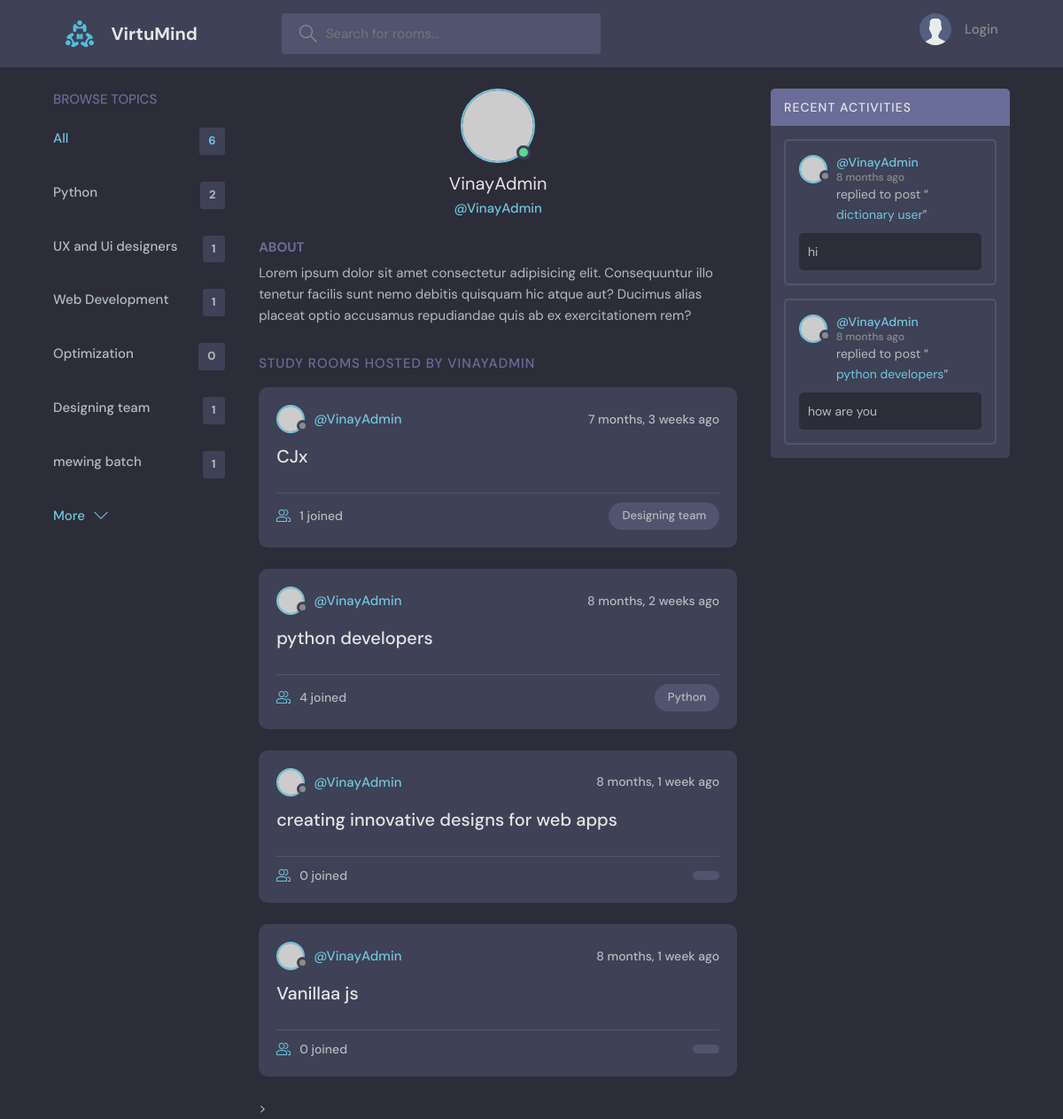
The app's page /profile/1 with its own data.
### base/models.py (models this page shows, shortened)
class Topic(models.Model):
    name= models.CharField(max_length=200)

class Room(models.Model):
    host= models.ForeignKey(User, on_delete=models.SET_NULL, null=True)
    topic= models.ForeignKey(Topic, on_delete=models.SET_NULL, null=True)
    name= models.CharField(max_length=200)
    description= models.TextField(null=True)
    participants= models.ManyToManyField(User, related_name='participants', blank=True)
    updated= models.DateTimeField(auto_now=True)
    created= models.DateTimeField(auto_now_add=True)
    class Meta:
        ordering=['-updated', '-created']
    def __str__(self):
        return self.name

class Message(models.Model):
    user= models.ForeignKey(User, on_delete=models.CASCADE)
    room= models.ForeignKey(Room, on_delete=models.CASCADE)
    body= models.TextField()
    updated= models.DateTimeField(auto_now=True)
    created= models.DateTimeField(auto_now_add=True)
    class Meta:
        ordering=['-updated', '-created']

### base/views.py (the view)
# urls.py: path('profile/<str:pk>', views.userProfile, name='user-profile'),
def userProfile(request, pk):
    user=  User.objects.get(id=pk)
    rooms= user.room_set.all()
    room_messages=user.message_set.all()
    topics= Topic.objects.all()
    context={'user':user, 'rooms':rooms, 'room_messages':room_messages, 'topics':topics}
    return render(request, 'base/profile.html', context)

### base/templates/base/profile.html (shortened to what this page needs)
{% extends 'main.html' %}
{% block content %}
<main class="profile-page layout layout--3">
  <div class="container">
    {% include 'base/topics_component.html' %}
    <div class="roomList">
      <div class="profile">
        <div class="profile__avatar">
          <div class="avatar avatar--large active">
            <img src="https://randomuser.me/api/portraits/men/11.jpg" />
          </div>
        </div>
        <div class="profile__info">
          <h3>{{user.username}}</h3>
          <p>@{{user.username}}</p>
        </div>
        <div class="profile__about">
          <h3>About</h3>
          <p>
            Lorem ipsum dolor sit amet consectetur adipisicing elit. Consequuntur illo tenetur
            facilis sunt nemo debitis quisquam hic atque aut? Ducimus alias placeat optio
            accusamus repudiandae quis ab ex exercitationem rem?
          </p>
        </div>
      </div>
      <div class="roomList__header">
        <div>
          <h2>Study Rooms Hosted by {{user.username}}</a>
          </h2>
        </div>
      </div>
      {% include 'base/feed_component.html' %}>
    </div>
    {% include 'base/activity_component.html' %}
  </div>
</main>
{% endblock content %}

### templates/main.html (shortened to what this page needs)
<!DOCTYPE html>
{% load static %}
<html lang="en">
  <head>
    <link rel="stylesheet" href="{% static 'styles/style.css' %}" />
  </head>
  <body>
    {% include 'navbar.html' %}
    {%block content%}
    {%endblock%}
  </body>
</html>

### templates/navbar.html (shortened to what this page needs)
{% load static %}
<header class="header header--loggedIn">
    <div class="container">
      <a href="{% url 'home' %}" class="header__logo">
        <img src="{% static 'images/logo.svg' %}" />
        <h1>VirtuMind</h1>
      </a>
      <form class="header__search" method="GET" action="{% url 'home' %}">
        <label>
          <input name="q" placeholder="Search for rooms..." />
        </label>
      </form>
      <nav class="header__menu">
        {%if request.user.is_authenticated%}
        <div class="header__user">
          <a href="{% url 'user-profile' request.user.id %}">
            <div class="avatar avatar--medium active">
              <img src="https://randomuser.me/api/portraits/men/37.jpg" />
            </div>
            <p>{{request.user.username}} <span>@{{request.user.username}}</span></p>
          </a>
          <button class="dropdown-button">
            <svg version="1.1" xmlns="http://www.w3.org/2000/svg" width="32" height="32" viewBox="0 0 32 32">
              <title>chevron-down</title>
              <path d="M16 21l-13-13h-3l16 16 16-16h-3l-13 13z"></path>
            </svg>
          </button>
        </div>
        {%else%}
        <a href="{% url 'login' %}">
          <img src="{% static 'images/avatar.svg' %}" />
          <p>Login</p>
        </a>
        {%endif%}
      </nav>
    </div>
  </header>

### base/templates/base/topics_component.html
<div class="topics">
  <div class="topics__header">
    <h2>Browse Topics</h2>
  </div>
  <ul class="topics__list">
    <li>
      <a href="{%url 'home'%}" class="active">All <span>{{topics.count}}</span></a>
    </li>
    {%for topic in topics%}
      <li>
        <a href="{%url 'home'%}?q={{topic.name}}">{{topic.name}}<span>{{topic.room_set.all.count}}</span></a>
      </li>
    {%endfor%}
    <a class="btn btn--link" href="{% url 'topics' %}">
      More
      <svg version="1.1" xmlns="http://www.w3.org/2000/svg" width="32" height="32" viewBox="0 0 32 32">
        <title>chevron-down</title>
        <path d="M16 21l-13-13h-3l16 16 16-16h-3l-13 13z"></path>
      </svg>
    </a>
  </ul>
</div>

### base/templates/base/feed_component.html (shortened to what this page needs)
{% for room in rooms %}
<div class="roomListRoom">
    <div class="roomListRoom__header">
      <a href="{% url 'user-profile' room.host.id %}" class="roomListRoom__author">
        <div class="avatar avatar--small">
          <img src="https://randomuser.me/api/portraits/women/11.jpg" />
        </div>
        <span>@{{room.host.username}}</span>
      </a>
      <div class="roomListRoom__actions">
        <span>{{room.created|timesince}} ago</span>
      </div>
    </div>
    <div class="roomListRoom__content">
      <a href="{% url 'room' room.id %}">{{room.name}}</a>
    </div>
    <div class="roomListRoom__meta">
      <a href="{% url 'room' room.id %}" class="roomListRoom__joined">
        {{room.participants.all.count}} joined
      </a>
      <p class="roomListRoom__topic">{{room.topic.name}}</p>
    </div>
  </div>
{% endfor %}

### base/templates/base/activity_component.html (shortened to what this page needs)
<div class="activities">
    <div class="activities__header">
      <h2>Recent Activities</h2>
    </div>
    {% for message in room_messages %}
        <div class="activities__box">
          <div class="activities__boxHeader roomListRoom__header">
            <a href="{% url 'user-profile' message.user.id %}" class="roomListRoom__author">
              <div class="avatar avatar--small">
                <img src="https://randomuser.me/api/portraits/women/11.jpg" />
              </div>
              <p>
                @{{message.user}}
                <span>{{message.created|timesince}} ago</span>
              </p>
            </a>
          </div>
          <div class="activities__boxContent">
            <p>replied to post “<a href="{% url 'room' message.room.id %}">{{message.room}}</a>”</p>
            <div class="activities__boxRoomContent">
              {{message.body}}
            </div>
          </div>
        </div>
    {% endfor %}
</div>

### records on screen
Topic: name "Python", room_set.all.count "2"
Topic: name "UX and Ui designers", room_set.all.count "1"
Topic: name "Web Development", room_set.all.count "1"
Topic: name "Optimization", room_set.all.count "0"
Topic: name "Designing team", room_set.all.count "1"
Topic: name "mewing batch", room_set.all.count "1"
Room: host.username "VinayAdmin", created "7 months, 3 weeks", name "CJx", participants.all.count "1", topic.name "Designing team"
Room: host.username "VinayAdmin", created "8 months, 2 weeks", name "python developers", participants.all.count "4", topic.name "Python"
Room: host.username "VinayAdmin", created "8 months, 1 week", name "creating innovative designs for web apps", participants.all.count "0"
Room: host.username "VinayAdmin", created "8 months, 1 week", name "Vanillaa js", participants.all.count "0"
Message: user "VinayAdmin", created "8 months", room "dictionary user", body "hi"
Message: user "VinayAdmin", created "8 months", room "python developers", body "how are you"

### other values on screen
{{ topics.count }} "6"
{{ user.username }} "VinayAdmin"
{{ user.username }} "VINAYADMIN"
